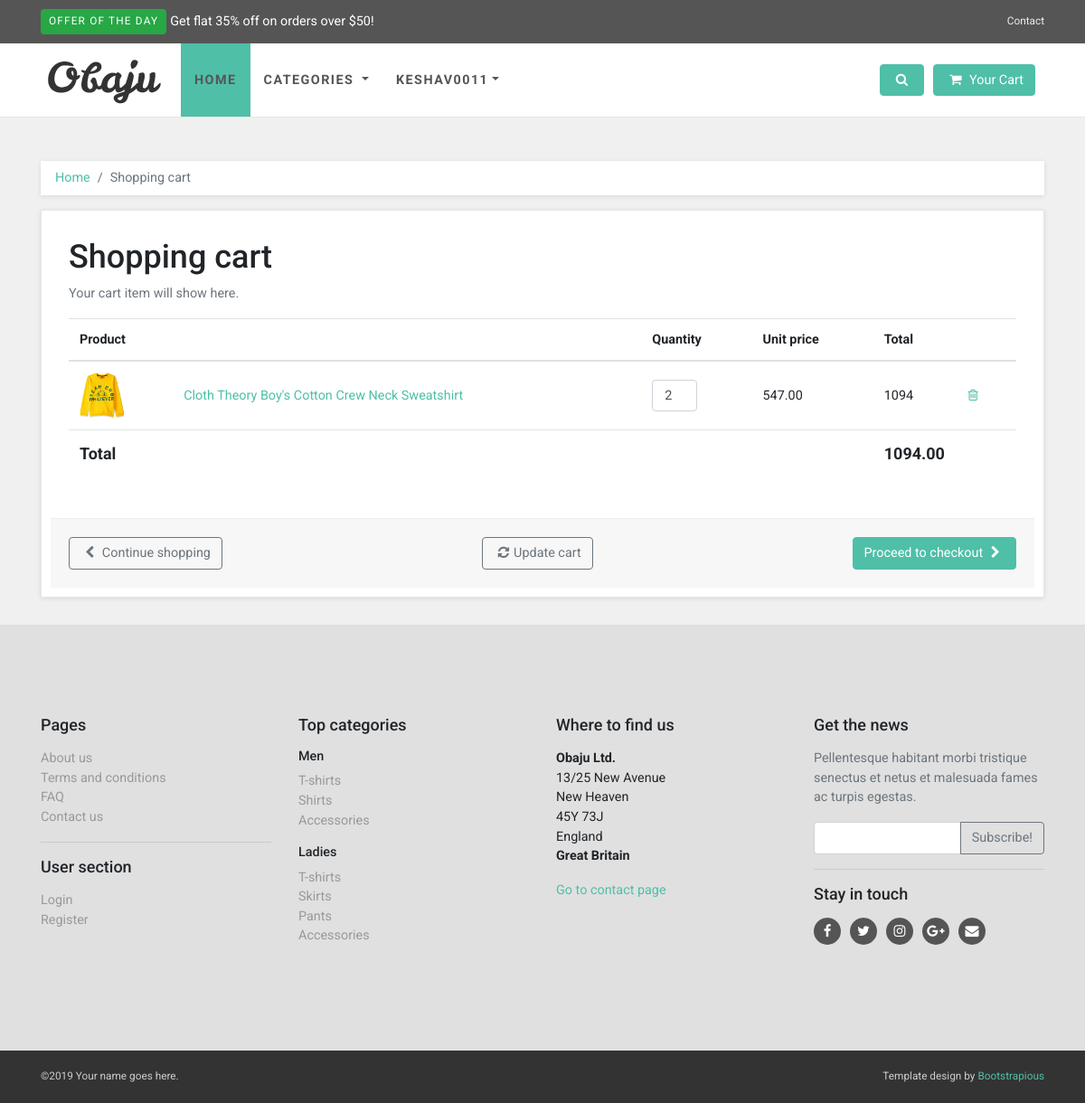
/cart/akash122 (signed in), run on an earlier commit of the app's database.
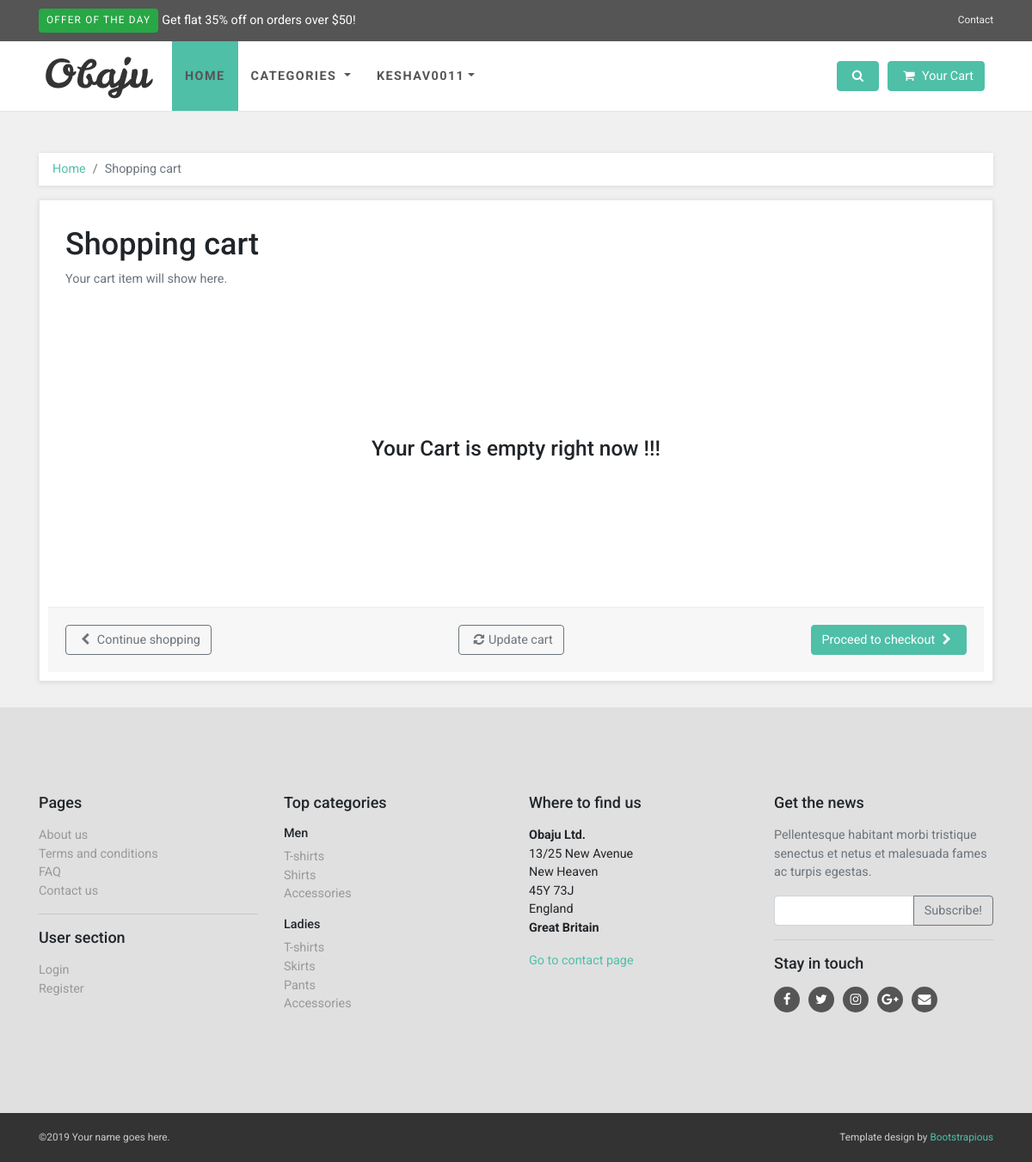
And on a later commit of the database.
### cart/models.py (models this page shows, shortened)
class CartItems(models.Model):
    user = models.ForeignKey(User, on_delete= models.CASCADE)
    product = models.ForeignKey(Product, on_delete= models.CASCADE)
    quantity = models.PositiveIntegerField()

### product/models.py (models this page shows, shortened)
class Product(models.Model):
    product_name = models.CharField(max_length=100)
    product_desc = models.CharField(max_length=255)
    category = models.ForeignKey(ProductCategory, on_delete=models.SET_NULL, null=True)
    brand = models.ForeignKey(Brand, on_delete=models.SET_NULL, null=True)
    color = models.ForeignKey(Color, on_delete=models.SET_NULL, null=True, blank=True)
    mdl = models.ForeignKey(Mdl, on_delete=models.CASCADE, null=True, blank=True)
    price = models.DecimalField(max_digits=10, decimal_places=2)
    user = models.ForeignKey(User, on_delete=models.CASCADE)
    stock_quantity = models.PositiveIntegerField()
    image1 = models.ImageField(upload_to = 'static/')
    image2 = models.ImageField(upload_to = 'static/')
    image3 = models.ImageField(upload_to = 'static/')
    image4 = models.ImageField(upload_to = 'static/', blank=True)
    image5 = models.ImageField(upload_to = 'static/', blank=True)

### cart/views.py (the view)
# urls.py: path('cart/<str:id>', views.cartlist),
@login_required(login_url='/register')
def cartlist(request,id):
    if request.method == 'GET':
        total = 0
        data = CartItems.objects.filter(user=request.user)
        for x in data:
            if request.GET.get(f"{x.id}"):
                x.quantity = request.GET.get(f"{x.id}")
                messages.success(request, "Cart Information Updated Successfully !!")
                x.save()
            total += x.product.price * int(x.quantity)
        context = {
            'data' : data,
            'total' : total,
            'category' : ProductCategory.objects.all()
        }
        return render(request, 'cart_template/basket.html', context)

### account/models.py (called while the page is built)
    def __str__(self) -> str:
        return self.username

### templates/cart_template/basket.html (shortened to what this page needs)
{% extends '../base.html' %}
{% load static %}
{% block content %}
<div id="all">
  <div id="content">
    <div class="container">
      <div class="row">
        <div class="col-lg-12">
          <nav aria-label="breadcrumb">
            <ol class="breadcrumb">
              <li class="breadcrumb-item"><a href="#">Home</a></li>
              <li aria-current="page" class="breadcrumb-item active">Shopping cart</li>
            </ol>
          </nav>
        </div>
        <div id="basket" class="col-lg-12">
          <div class="box">
            <form method="GET" action="/checkout/{{user}}">
              <h1>Shopping cart</h1>
              <p class="text-muted"> Your cart item will show here. </p>
              {% if data %}
              <div class="table-responsive">
                <table class="table">
                  <thead>
                    <tr>
                      <th colspan="2">Product</th>
                      <th>Quantity</th>
                      <th>Unit price</th>
                      <th colspan="2">Total</th>
                    </tr>
                  </thead>
                  <tbody>
                    {% for data in data %}
                    <tr>
                      <td><a href="#"><img src="../{{data.product.image1}}" alt=""></a></td>
                      <td><a href="/product/{{data.product.id}}">{{data.product.product_name}}</a></td>
                      <td>
                        <input type="number" name="{{data.id}}" value="{{data.quantity}}" class="form-control">
                      </td>
                      <td>{{data.product.price}}</td>
                      <td>{% widthratio data.product.price 1 data.quantity %}</td>
                      <td><a href="/remove-cart/{{user}}/{{data.id}}"><i class="fa fa-trash-o"></i></a></td>
                    </tr>
                    {% endfor %}
                  </tbody>
                  <tfoot>
                    <tr>
                      <th colspan="4">Total</th>
                      <th colspan="2">{{total}}</th>
                    </tr>
                  </tfoot>
                </table>
              </div>
              {% else %}
              <div class="container pt-4 px-4">
                <div class="row align-items-center justify-content-center mx-0" style="height: 300px;">
                  <div class="col-md-6 text-center">
                    <h3>Your Cart is empty right now !!!</h3>
                  </div>
                </div>
              </div>
              {% endif %}
              <div class="box-footer d-flex justify-content-between flex-column flex-lg-row">
                <div class="left"><a href="/" class="btn btn-outline-secondary"><i class="fa fa-chevron-left"></i>
                    Continue shopping</a></div>
                <div class="right">
                  <button type="submit" class="btn btn-outline-secondary" formaction=""><i
                      class="fa fa-refresh"></i>Update cart</button>
                </div>
                <button class="btn btn-primary">Proceed to checkout <i class="fa fa-chevron-right"></i></button>
              </div>
            </form>
          </div>
        </div>
      </div>
    </div>
  </div>
</div>
{% endblock %}

What changed in the data, as far as the page shows it:
removed CartItems: product.image1 (picture), product.product_name "Cloth Theory Boy's Cotton Crew Neck Sweatshirt", quantity "2", product.price "547.00", product+quantity "1094"
Also different on the page:
{{ total }}: "1094.00" → (not shown)
text no longer shown: "Product Quantity Unit price Total Total"
text now shown: "Your Cart is empty right now !!!"
